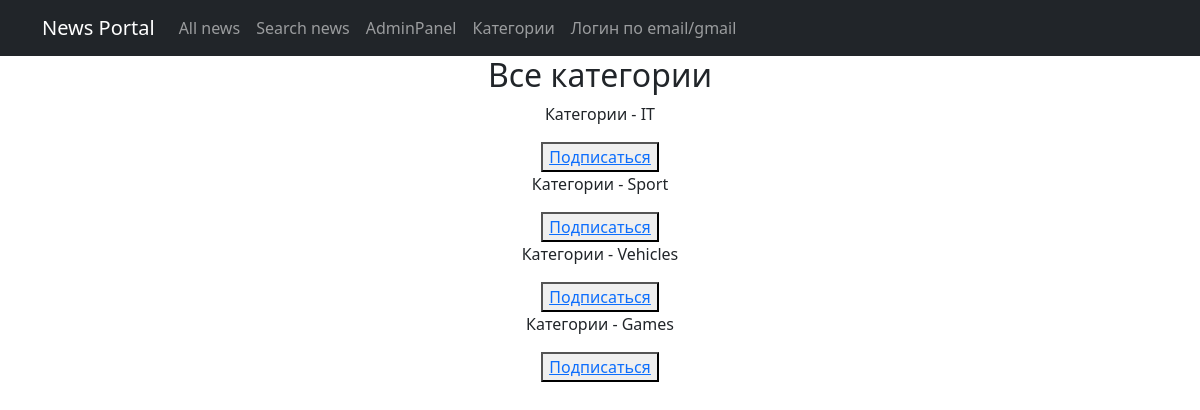
The page /news/category on the database its author committed.
### NewsPortal/models.py (models this page shows)
class Category(models.Model):
    name = models.CharField(max_length=64, unique=True)
    subscribers = models.ManyToManyField(User, related_name = 'member')
    def __str__(self):
        return f'{self.name}'

### NewsPortal/views.py (the view)
# urls.py: path('category', CategoryList.as_view()),
class CategoryList(ListView):
    model = Category
    template_name = 'category.html'
    context_object_name = 'category'
    def get_context_data(self, **kwargs):
        context = super().get_context_data(**kwargs)
        return context

### templates/category.html (shortened to what this page needs)
{% extends 'flatpages/default.html' %}
{% load custom_filters %}
{% block content %}
<h2> Все категории </h2>
{% for a in category.all %}
	<p> Категории - {{ a }}</p>
	{% if request.user in a.subscribers.all %}
		<button><a href="{% url 'del_subscribe' a.id%}"><u>Отписаться</u></a> </button>
	{% else %}
		<button><a href="{% url 'add_subscribe' a.id%}"><u>Подписаться</u></a> </button>
	{%endif%}
{% endfor %}
{% endblock content %}

### rows shown on the page
Category: name "IT", shows "Подписаться"
Category: name "Sport", shows "Подписаться"
Category: name "Vehicles", shows "Подписаться"
Category: name "Games", shows "Подписаться"
